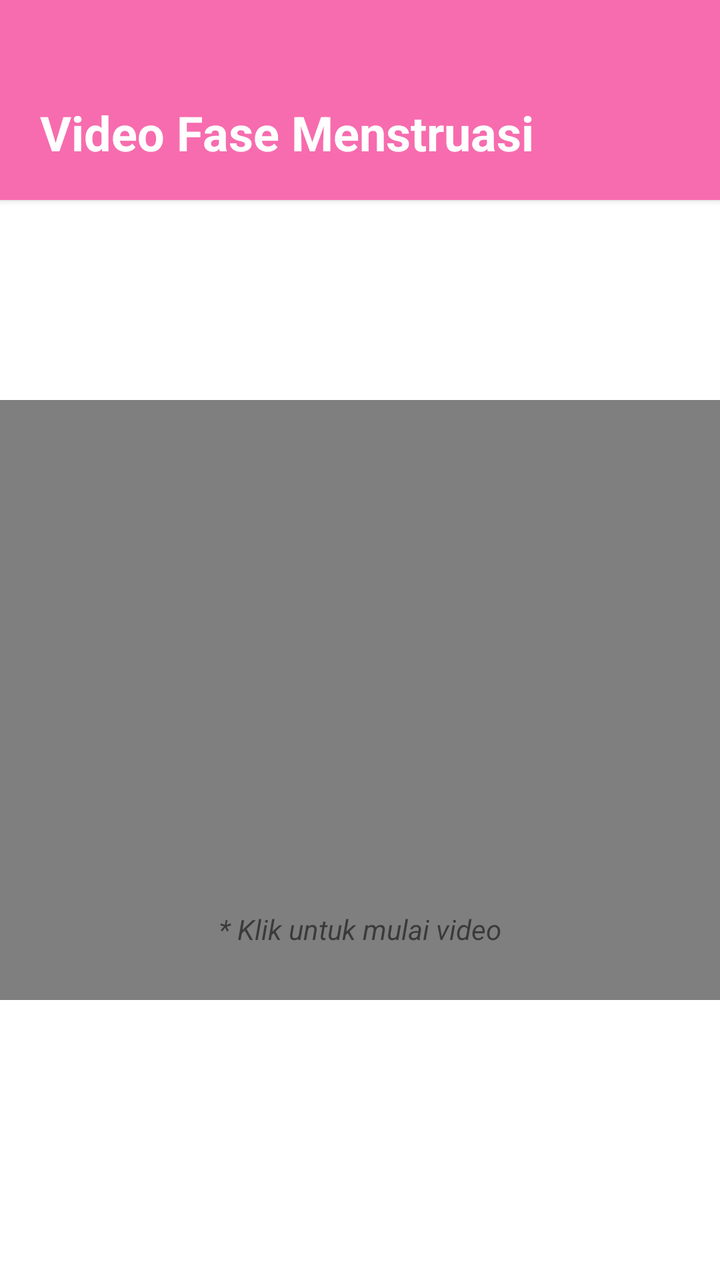
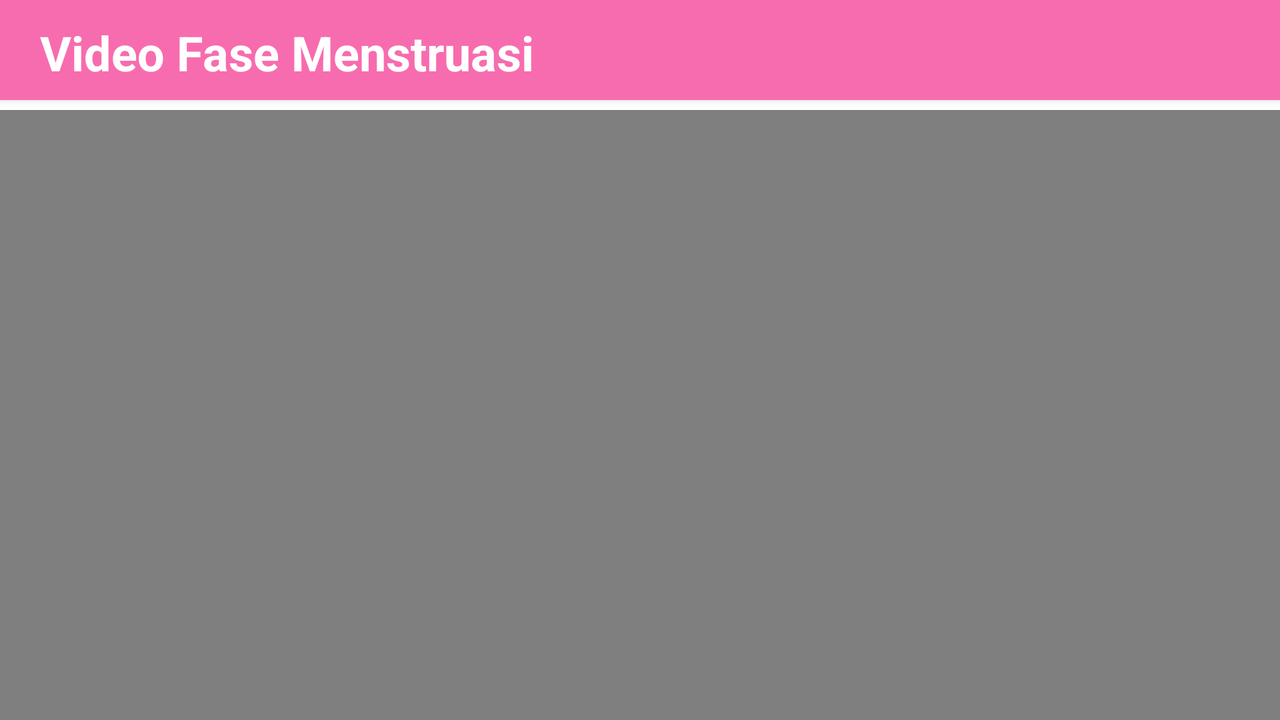

Compare how this app lays out the same screen by default and in its alternative resource folder. The renders come first, then the two layout files and the values they reference.
<!-- AndroidManifest.xml: application theme Theme.Intro -->
<!-- res/layout/activity_video.xml -->
<?xml version="1.0" encoding="utf-8"?>
<RelativeLayout xmlns:android="http://schemas.android.com/apk/res/android"
    xmlns:app="http://schemas.android.com/apk/res-auto"
    xmlns:tools="http://schemas.android.com/tools"
    android:layout_width="match_parent"
    android:layout_height="match_parent"
    android:fitsSystemWindows="true"
    tools:context=".videoActivity">

    <LinearLayout
        android:layout_width="match_parent"
        android:layout_height="100dp"
        android:background="@color/pink3"
        android:elevation="2dp">

        <TextView
            android:layout_width="wrap_content"
            android:layout_height="wrap_content"
            android:layout_marginLeft="20dp"
            android:layout_marginTop="50dp"
            android:gravity="left"
            android:text="Video Fase Menstruasi"
            android:fontFamily="sans-serif"
            android:textColor="@color/white"
            android:textSize="24sp"
            android:textStyle="bold" />
    </LinearLayout>

    <FrameLayout
        android:layout_width="match_parent"
        android:layout_height="wrap_content"
        android:layout_marginTop="200dp">

        <VideoView
            android:id="@+id/videoview"
            android:layout_width="match_parent"
            android:layout_height="300dp"/>

        <TextView
            android:layout_width="match_parent"
            android:layout_height="wrap_content"
            android:text="* Klik untuk mulai video"
            android:textStyle="italic"
            android:layout_marginTop="255dp"
            android:gravity="center"/>
    </FrameLayout>


</RelativeLayout>
<!-- resources referenced by this layout -->
<resources>
  <color name="pink3">#F76CAE</color>
  <color name="white">#FFFFFFFF</color>
  <style name="Theme.Intro" parent="Theme.MaterialComponents.Light.NoActionBar">
          
          <item name="colorPrimary">@color/pink3</item>
          <item name="colorPrimaryVariant">@color/pink3</item>
          <item name="colorOnPrimary">@color/white</item>
          
          <item name="colorSecondary">@color/white</item>
          <item name="colorSecondaryVariant">@color/teal_700</item>
          <item name="colorOnSecondary">@color/black</item>
          
          <item name="android:statusBarColor" tools:targetApi="l">?attr/colorPrimaryVariant</item>
          
      </style>
  <color name="teal_700">#FF018786</color>
  <color name="black">#FF000000</color>
</resources>
<!-- res/layout-land/activity_video.xml (the repository's variant of the layout above) -->
<!-- drawn on the phone turned sideways -->
<?xml version="1.0" encoding="utf-8"?>
<RelativeLayout xmlns:android="http://schemas.android.com/apk/res/android"
    xmlns:app="http://schemas.android.com/apk/res-auto"
    xmlns:tools="http://schemas.android.com/tools"
    android:layout_width="match_parent"
    android:layout_height="match_parent"
    android:fitsSystemWindows="true"
    tools:context=".videoActivity">

    <LinearLayout
        android:layout_width="match_parent"
        android:layout_height="50dp"
        android:background="@color/pink3"
        android:elevation="2dp">

        <TextView
            android:layout_width="wrap_content"
            android:layout_height="wrap_content"
            android:layout_marginLeft="20dp"
            android:layout_marginTop="10dp"
            android:fontFamily="sans-serif"
            android:gravity="left"
            android:text="Video Fase Menstruasi"
            android:textColor="@color/white"
            android:textSize="24sp"
            android:textStyle="bold" />
    </LinearLayout>

    <FrameLayout
        android:layout_width="match_parent"
        android:layout_height="wrap_content"
        android:layout_marginTop="55dp">

        <VideoView
            android:id="@+id/videoview"
            android:layout_gravity="center"
            android:layout_width="650dp"
            android:layout_height="325dp"/>


    </FrameLayout>


</RelativeLayout>
